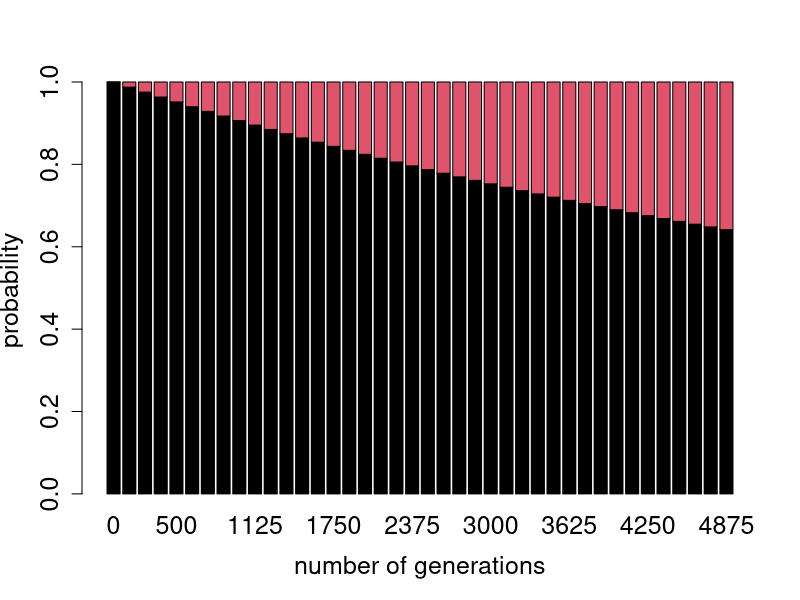
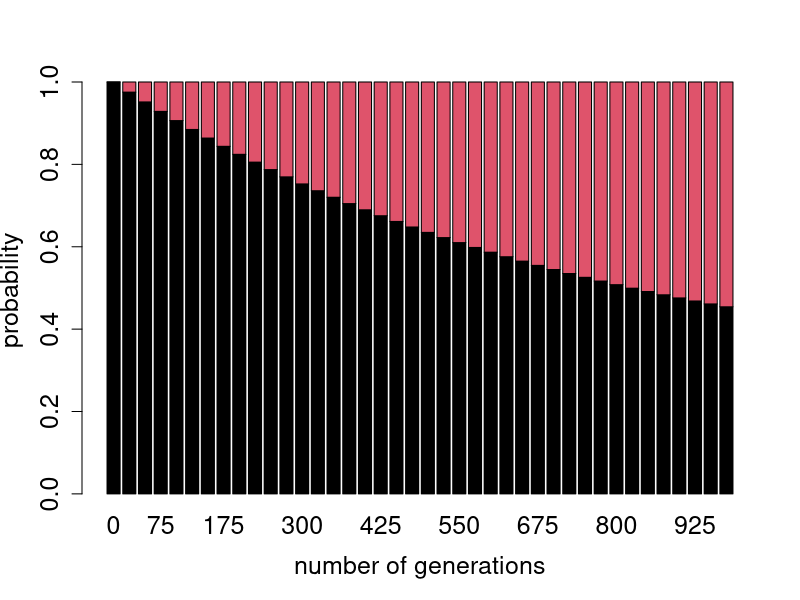

Here is the R script that generated these plots, in order:
## ---- chunk 1
a <- 0.0001
M <- matrix (c(1-a,a,a/3,1-a/3),nrow=2)
ngen <- 5000
prob.vec<- matrix (0,nrow=2,ncol=ngen+1)
prob.vec[ ,1] <- c(1,0)
for (i in 1:ngen) {
	prob.vec[,i+1] <- M%*%prob.vec[,i]
}
ndisp <- 40 # number of timepoints to display
# select exactly ndisp timepoints to display within dstep times
tpoints <- ngen%/%ndisp*0:(ndisp-1)
barplot(prob.vec[,tpoints+1],xlab='number of generations',names.arg=tpoints,ylab='probability', 
cex=1.5, cex.axis=1.5,cex.lab=1.5, col=1:2)

a <- 0.001
M <- matrix (c(1-a,a,a/3,1-a/3),nrow=2)
ngen <- 1000
prob.vec<- matrix (0,nrow=2,ncol=ngen+1)
prob.vec[ ,1] <- c(1,0)
for (i in 1:ngen) {
	prob.vec[,i+1] <- M%*%prob.vec[,i]
}
ndisp <- 40 # number of timepoints to display
# select exactly ndisp timepoints to display within dstep times
tpoints <- ngen%/%ndisp*0:(ndisp-1)
barplot(prob.vec[,tpoints+1],xlab='number of generations',names.arg=tpoints,ylab='probability', 
cex=1.5, cex.axis=1.5,cex.lab=1.5, col=1:2)
